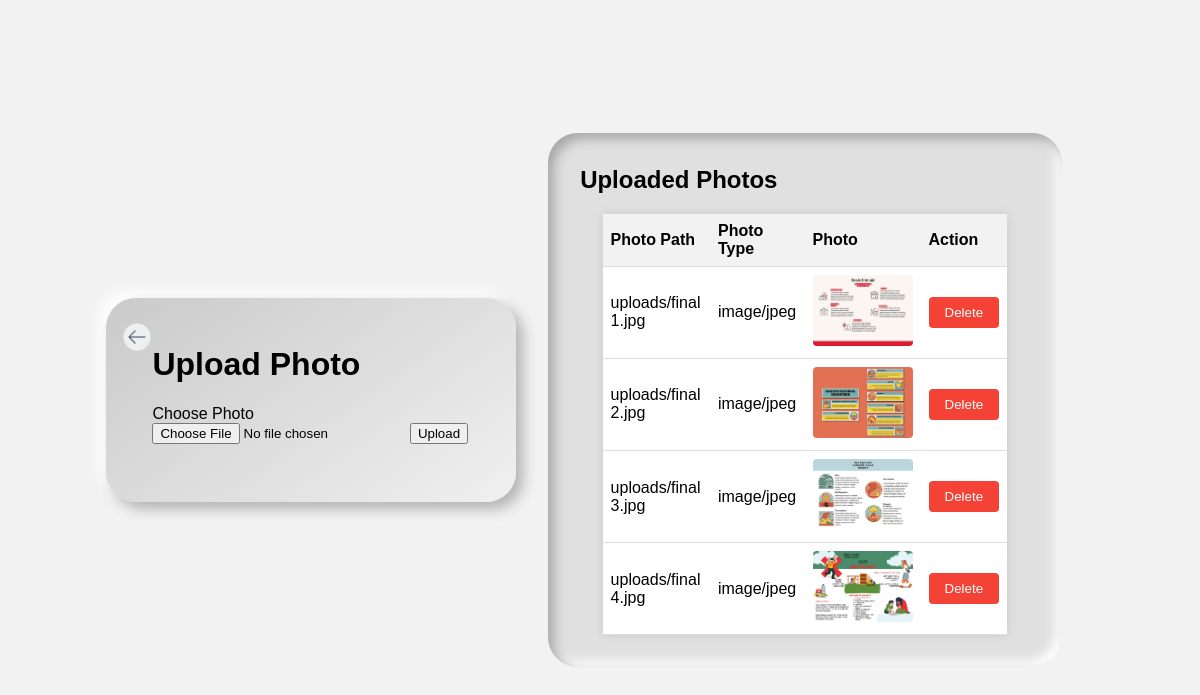
The page / on the database its author committed.
### tables this page shows
CREATE TABLE `photos` (
  `photo_id` int(11) NOT NULL,
  `photo_path` varchar(255) NOT NULL,
  `photo_type` varchar(255) NOT NULL
);

### index.php (the view, shortened to what this page needs)
<?php
$db_host = 'localhost';
$db_username = 'root';
$db_password = '';
$db_name = 'user_db';
$conn = new mysqli($db_host, $db_username, $db_password, $db_name);
$sql = "SELECT photo_id, photo_path, photo_type FROM photos";
$result = $conn->query($sql);
$photos = array();
if ($result->num_rows > 0) {
    while ($row = $result->fetch_assoc()) {
        $photos[] = $row;
    }
}
?>
<!DOCTYPE html>
<html lang="en">
<head>
<link rel="stylesheet" href="css/index.css">
</head>
<body>
    <div class="con">
    <a href="admin_interface.php" class="x-button">
                <img style="height: 30px;" src="assets/icon/left-arrow.png" alt=""></i></a>
<div class="upload1">
    <h1>Upload Photo</h1>
    <label for="photo" class="upload-btn">Choose Photo</label>
    <form id="uploadForm" enctype="multipart/form-data">
        <input type="file" name="photo" id="photo">
        <button type="submit" id="uploadButton">Upload</button>
    </form>
</div>
</div>
<div class="tab">
        <div class="d">
            <h2>Uploaded Photos</h2>
        </div>
        <table>
            <tr>
                <th>Photo Path</th>
                <th>Photo Type</th>
                <th>Photo</th>
                <th>Action</th>
            </tr>
            <?php foreach ($photos as $photo) : ?>
                <tr>
                    <td><?php echo $photo['photo_path']; ?></td>
                    <td><?php echo $photo['photo_type']; ?></td>
                    <td><img src="<?php echo $photo['photo_path']; ?>" alt="Uploaded Photo"></td>
                    <td>
                        <form method="post" action="<?php echo htmlspecialchars($_SERVER["PHP_SELF"]); ?>">
                            <button type="submit" class="delete-btn">Delete</button>
                        </form>
                    </td>
                </tr>
            <?php endforeach; ?>
        </table>
    </div>
</body>
</html>

### css/index.css (style rules this page uses)
body { font-family: Arial, sans-serif; background-color: #f2f2f2; margin: 0; padding: 0; display: flex; justify-content: center; align-items: center; height: 100vh; }
.con { display: flex; flex-direction: row; justify-content: start; padding: 3rem; border-radius: 30px; background: linear-gradient(145deg, #cacaca, #f0f0f0); box-shadow: 7px 7px 14px #b3b3b3, -7px -7px 14px #ffffff; }
.con a { margin-top: -1.5rem; margin-left: -2rem; }
h1 { margin-top: 0; }
a { justify-content: start; }
.tab { border-radius: 30px; background: #e0e0e0; box-shadow: inset 6px 6px 12px #a8a8a8, inset -6px -6px 12px #ffffff; margin: 2rem; padding: 2rem; }
h2 { text-align: center; margin-top: 1px; }
table { margin: 0 auto; border-collapse: collapse; width: 90%; background-color: #fff; box-shadow: 0 0 10px rgba(0, 0, 0, 0.1); }
th, td { border-bottom: 1px solid #ddd; padding: 8px; text-align: left; }
th { background-color: #f2f2f2; }
img { max-width: 100px; max-height: 100px; border-radius: 4px; }
.delete-btn { background-color: #f44336; color: white; border: none; padding: 8px 16px; border-radius: 4px; cursor: pointer; transition: background-color 0.3s; }
a { display: block; text-align: center; margin-top: 20px; color: #008CBA; text-decoration: none; transition: color 0.3s; }
.d { display: flex; flex-direction: column; justify-content: start; align-items: start; }

### rows shown on the page
photos: photo_path "uploads/final 1.jpg", photo_type "image/jpeg", photo_path (picture)
photos: photo_path "uploads/final 2.jpg", photo_type "image/jpeg", photo_path (picture)
photos: photo_path "uploads/final 3.jpg", photo_type "image/jpeg", photo_path (picture)
photos: photo_path "uploads/final 4.jpg", photo_type "image/jpeg", photo_path (picture)
